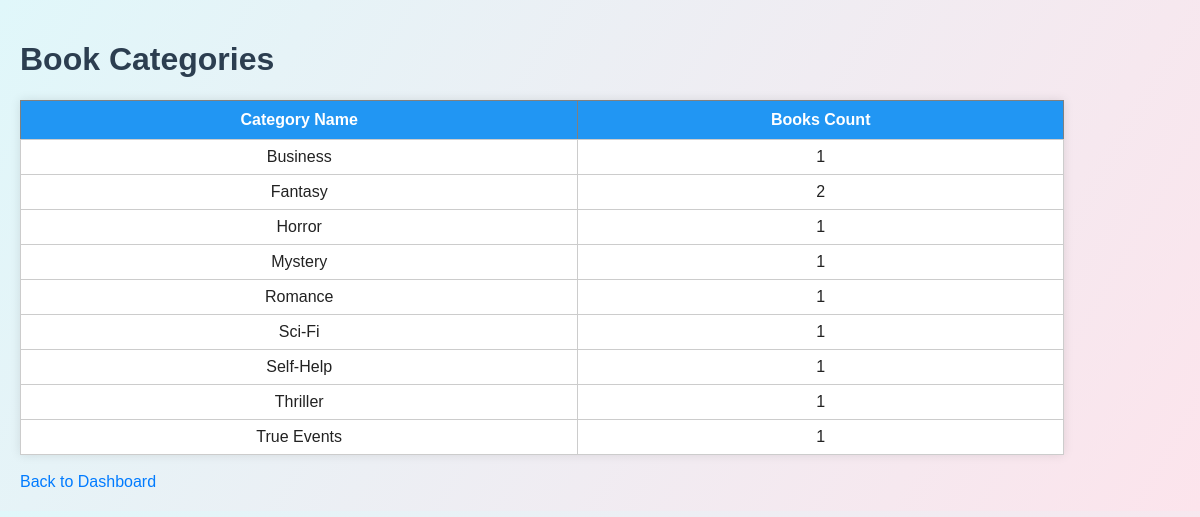
The page /categories (signed in) on the database as committed earlier.
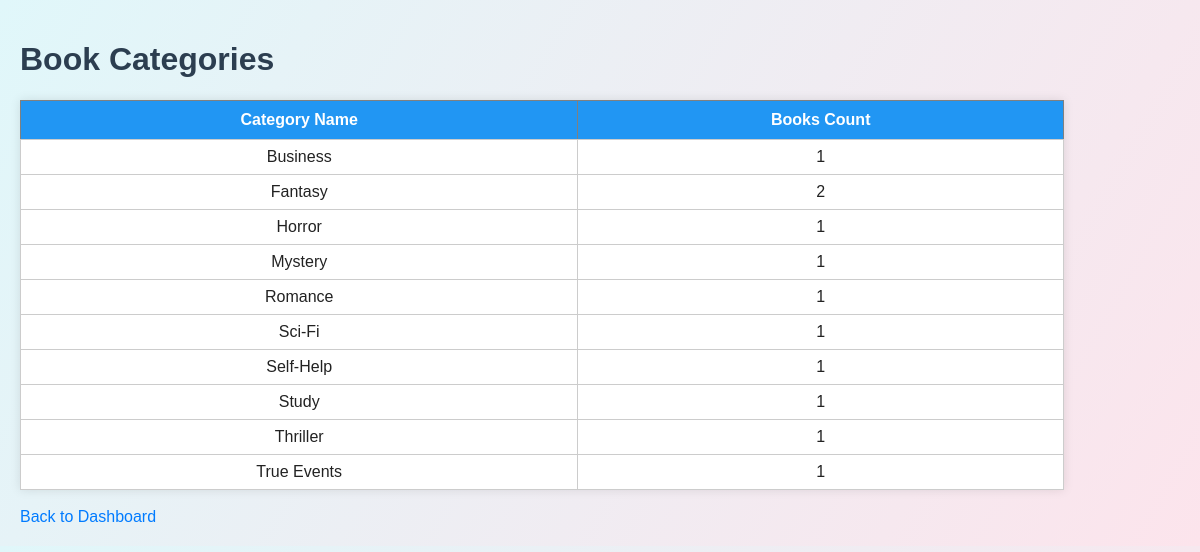
The same page on the database as committed later.
### app.py (models this page shows)
class Book(db.Model):
    id = db.Column(db.Integer, primary_key=True)
    title = db.Column(db.String(100))
    author_name = db.Column(db.String(100))
    category_name = db.Column(db.String(100))
    price = db.Column(db.Float)
    quantity = db.Column(db.Integer)

### app.py (the view)
@app.route('/categories')
def view_categories():
    results = db.session.query(Book.category_name, db.func.count(Book.id)).group_by(Book.category_name).all()
    return render_template('categories.html', categories=results)

### app.py (called while the page is built)
@app.before_request
def require_login():
    if request.endpoint in ('login', 'static'):
        return
    if not session.get('logged_in'):
        return redirect(url_for('login'))

### templates/categories.html (shortened to what this page needs)
<!DOCTYPE html>
<html>
<head>
  <link rel="stylesheet" href="{{ url_for('static', filename='style.css') }}">
</head>
<body>
  <h1>Book Categories</h1>
  <table border="1">
    <tr>
      <th>Category Name</th>
      <th>Books Count</th>
    </tr>
    {% for c, count in categories %}
    <tr>
      <td>{{ c }}</td>
      <td>{{ count }}</td>
    </tr>
    {% endfor %}
  </table>
  <br>
  <a href="/">Back to Dashboard</a>
</body>
</html>

Rows that differ between the two databases and show on the page:
added Book: category_name "Study", count "1"
